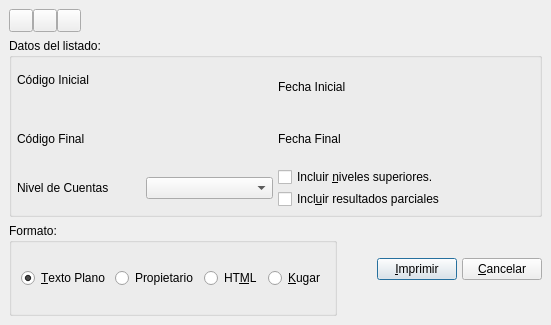
<ui version="4.0" >
 <author></author>
 <comment></comment>
 <exportmacro></exportmacro>
 <class>BalancePrintBase</class>
 <widget class="QDialog" name="BalancePrintBase" >
  <property name="geometry" >
   <rect>
    <x>0</x>
    <y>0</y>
    <width>551</width>
    <height>325</height>
   </rect>
  </property>
  <property name="windowTitle" >
   <string>Impresión del Balance de Sumas y Saldos</string>
  </property>
  <layout class="QVBoxLayout" >
   <property name="margin" >
    <number>9</number>
   </property>
   <property name="spacing" >
    <number>6</number>
   </property>
   <item>
    <layout class="QHBoxLayout" >
     <property name="margin" >
      <number>0</number>
     </property>
     <property name="spacing" >
      <number>0</number>
     </property>
     <item>
      <widget class="QToolButton" name="toolButton2" >
       <property name="sizePolicy" >
        <sizepolicy>
         <hsizetype>1</hsizetype>
         <vsizetype>0</vsizetype>
         <horstretch>0</horstretch>
         <verstretch>0</verstretch>
        </sizepolicy>
       </property>
       <property name="text" >
        <string/>
       </property>
       <property name="icon" >
        <iconset>image0</iconset>
       </property>
      </widget>
     </item>
     <item>
      <widget class="QToolButton" name="toolButton2_2" >
       <property name="sizePolicy" >
        <sizepolicy>
         <hsizetype>1</hsizetype>
         <vsizetype>0</vsizetype>
         <horstretch>0</horstretch>
         <verstretch>0</verstretch>
        </sizepolicy>
       </property>
       <property name="text" >
        <string/>
       </property>
       <property name="icon" >
        <iconset>image1</iconset>
       </property>
      </widget>
     </item>
     <item>
      <widget class="QToolButton" name="toolButton2_2_2" >
       <property name="sizePolicy" >
        <sizepolicy>
         <hsizetype>1</hsizetype>
         <vsizetype>0</vsizetype>
         <horstretch>0</horstretch>
         <verstretch>0</verstretch>
        </sizepolicy>
       </property>
       <property name="text" >
        <string/>
       </property>
       <property name="icon" >
        <iconset>image2</iconset>
       </property>
      </widget>
     </item>
     <item>
      <spacer>
       <property name="orientation" >
        <enum>Qt::Horizontal</enum>
       </property>
       <property name="sizeType" >
        <enum>QSizePolicy::MinimumExpanding</enum>
       </property>
       <property name="sizeHint" >
        <size>
         <width>430</width>
         <height>21</height>
        </size>
       </property>
      </spacer>
     </item>
    </layout>
   </item>
   <item>
    <widget class="QGroupBox" name="groupBox_2" >
     <property name="title" >
      <string>Datos del listado:</string>
     </property>
     <layout class="QVBoxLayout" >
      <property name="margin" >
       <number>5</number>
      </property>
      <property name="spacing" >
       <number>5</number>
      </property>
      <item>
       <layout class="QHBoxLayout" >
        <property name="margin" >
         <number>0</number>
        </property>
        <property name="spacing" >
         <number>5</number>
        </property>
        <item>
         <layout class="QHBoxLayout" >
          <property name="margin" >
           <number>0</number>
          </property>
          <property name="spacing" >
           <number>2</number>
          </property>
          <item>
           <widget class="QLabel" name="textLabel1" >
            <property name="text" >
             <string>Código Inicial
</string>
            </property>
           </widget>
          </item>
          <item>
           <widget class="BusquedaCuenta" name="m_codigoinicial" />
          </item>
         </layout>
        </item>
        <item>
         <layout class="QHBoxLayout" >
          <property name="margin" >
           <number>0</number>
          </property>
          <property name="spacing" >
           <number>2</number>
          </property>
          <item>
           <widget class="QLabel" name="textLabel1_3" >
            <property name="text" >
             <string>Fecha Inicial</string>
            </property>
           </widget>
          </item>
          <item>
           <widget class="BusquedaFecha" name="m_fechainicial1" />
          </item>
         </layout>
        </item>
       </layout>
      </item>
      <item>
       <layout class="QHBoxLayout" >
        <property name="margin" >
         <number>0</number>
        </property>
        <property name="spacing" >
         <number>5</number>
        </property>
        <item>
         <layout class="QHBoxLayout" >
          <property name="margin" >
           <number>0</number>
          </property>
          <property name="spacing" >
           <number>2</number>
          </property>
          <item>
           <widget class="QLabel" name="textLabel1_2" >
            <property name="text" >
             <string>Código Final</string>
            </property>
           </widget>
          </item>
          <item>
           <widget class="BusquedaCuenta" name="m_codigofinal" />
          </item>
         </layout>
        </item>
        <item>
         <layout class="QHBoxLayout" >
          <property name="margin" >
           <number>0</number>
          </property>
          <property name="spacing" >
           <number>2</number>
          </property>
          <item>
           <widget class="QLabel" name="textLabel1_2_2" >
            <property name="text" >
             <string>Fecha Final</string>
            </property>
           </widget>
          </item>
          <item>
           <widget class="BusquedaFecha" name="m_fechafinal1" />
          </item>
         </layout>
        </item>
       </layout>
      </item>
      <item>
       <layout class="QHBoxLayout" >
        <property name="margin" >
         <number>0</number>
        </property>
        <property name="spacing" >
         <number>5</number>
        </property>
        <item>
         <layout class="QHBoxLayout" >
          <property name="margin" >
           <number>0</number>
          </property>
          <property name="spacing" >
           <number>2</number>
          </property>
          <item>
           <widget class="QLabel" name="textLabel1_3_2" >
            <property name="text" >
             <string>Nivel de Cuentas</string>
            </property>
           </widget>
          </item>
          <item>
           <widget class="QComboBox" name="combonivel" />
          </item>
         </layout>
        </item>
        <item>
         <layout class="QVBoxLayout" >
          <property name="margin" >
           <number>0</number>
          </property>
          <property name="spacing" >
           <number>2</number>
          </property>
          <item>
           <widget class="QCheckBox" name="checksuperiores" >
            <property name="text" >
             <string>Incluir &amp;niveles superiores.</string>
            </property>
           </widget>
          </item>
          <item>
           <widget class="QCheckBox" name="checkBox1_2" >
            <property name="text" >
             <string>Incl&amp;uir resultados parciales</string>
            </property>
           </widget>
          </item>
         </layout>
        </item>
       </layout>
      </item>
     </layout>
    </widget>
   </item>
   <item>
    <layout class="QHBoxLayout" >
     <property name="margin" >
      <number>0</number>
     </property>
     <property name="spacing" >
      <number>6</number>
     </property>
     <item>
      <widget class="QGroupBox" name="groupBox" >
       <property name="title" >
        <string>Formato:</string>
       </property>
       <layout class="QHBoxLayout" >
        <property name="margin" >
         <number>9</number>
        </property>
        <property name="spacing" >
         <number>6</number>
        </property>
        <item>
         <widget class="QRadioButton" name="radiotexto" >
          <property name="text" >
           <string>&amp;Texto Plano</string>
          </property>
          <property name="checked" >
           <bool>true</bool>
          </property>
         </widget>
        </item>
        <item>
         <widget class="QRadioButton" name="radiopropietario" >
          <property name="text" >
           <string>Propietario</string>
          </property>
         </widget>
        </item>
        <item>
         <widget class="QRadioButton" name="radiohtml" >
          <property name="text" >
           <string>HT&amp;ML</string>
          </property>
         </widget>
        </item>
        <item>
         <widget class="QRadioButton" name="radiokugar" >
          <property name="text" >
           <string>&amp;Kugar</string>
          </property>
         </widget>
        </item>
       </layout>
      </widget>
     </item>
     <item>
      <layout class="QHBoxLayout" >
       <property name="margin" >
        <number>0</number>
       </property>
       <property name="spacing" >
        <number>5</number>
       </property>
       <item>
        <spacer>
         <property name="orientation" >
          <enum>Qt::Horizontal</enum>
         </property>
         <property name="sizeType" >
          <enum>QSizePolicy::Expanding</enum>
         </property>
         <property name="sizeHint" >
          <size>
           <width>45</width>
           <height>93</height>
          </size>
         </property>
        </spacer>
       </item>
       <item>
        <widget class="QPushButton" name="pushButton1" >
         <property name="text" >
          <string>&amp;Imprimir</string>
         </property>
         <property name="default" >
          <bool>true</bool>
         </property>
        </widget>
       </item>
       <item>
        <widget class="QPushButton" name="pushButton2" >
         <property name="text" >
          <string>&amp;Cancelar</string>
         </property>
        </widget>
       </item>
      </layout>
     </item>
    </layout>
   </item>
  </layout>
 </widget>
 <layoutdefault spacing="2" margin="5" />
 <pixmapfunction></pixmapfunction>
 <customwidgets>
  <customwidget>
   <class>BusquedaFecha</class>
   <extends></extends>
   <header>../../../bulmalib/busquedafecha.h</header>
   <container>0</container>
   <pixmap></pixmap>
  </customwidget>
  <customwidget>
   <class>BusquedaCuenta</class>
   <extends></extends>
   <header>busquedacuenta.h</header>
   <container>0</container>
   <pixmap></pixmap>
  </customwidget>
 </customwidgets>
 <resources/>
 <connections/>
</ui>
